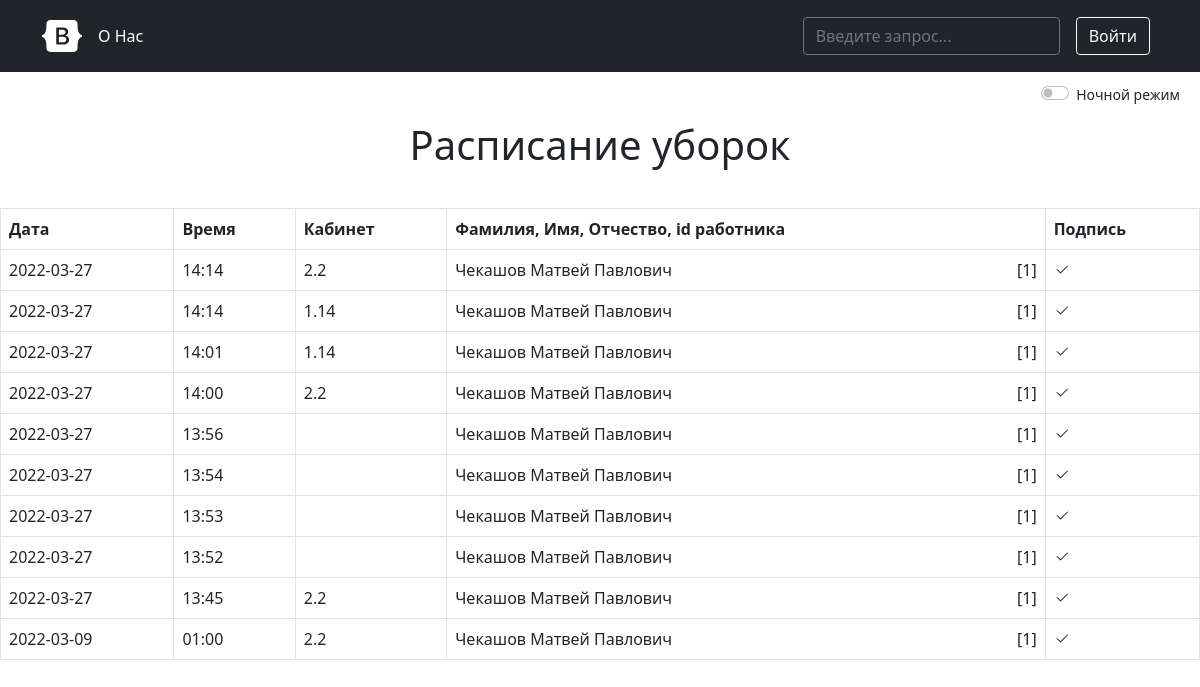
The page /schedules on the database as committed earlier.
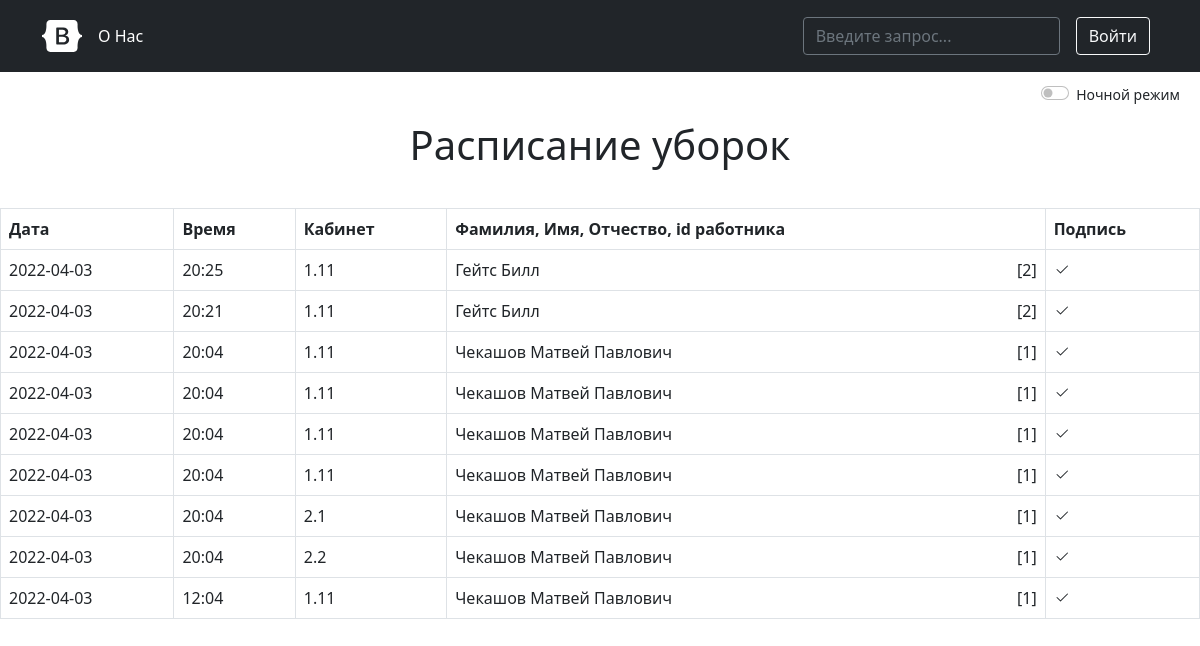
The same page on the database as committed later.
### models.py (models this page shows, shortened)
class ScheduleCleaning(db.Model):
    id = db.Column(db.Integer, primary_key=True)
    cabinet_id = db.Column(db.Integer, db.ForeignKey('cabinet.id'))
    user_id = db.Column(db.Integer, db.ForeignKey('user.id'))
    created_on = db.Column(db.DateTime, default=datetime.utcnow)
    updated_on = db.Column(db.DateTime, default=datetime.utcnow, onupdate=datetime.utcnow)

class Cabinet(db.Model):
    id = db.Column(db.Integer, primary_key=True)
    number = db.Column(db.String(48), nullable=False)
    created_on = db.Column(db.DateTime, default=datetime.utcnow)
    sc = db.relationship('ScheduleCleaning', backref='cabinet')

class User(db.Model, UserMixin):
    id = db.Column(db.Integer, primary_key=True)
    email = db.Column(db.String(64))
    login = db.Column(db.String(64), unique=True)
    name = db.Column(db.String(64), nullable=False)
    surname = db.Column(db.String(64), nullable=False)
    patronymic = db.Column(db.String(64))
    admin_status = db.Column(db.Boolean, default=False)
    password = db.Column(db.String(128), nullable=False)
    user_sc = db.relationship('ScheduleCleaning', backref='user')
    created_on = db.Column(db.DateTime, default=datetime.utcnow)
    __translate_dict = {'ь': '', 'ъ': '', 'а': 'a', 'б': 'b', 'в': 'v',
                        'г': 'g', 'д': 'd', 'е': 'e', 'ё': 'yo', 'ж': 'zh',
                        'з': 'z', 'и': 'i', 'й': 'y', 'к': 'k', 'л': 'l',
                        'м': 'm', 'н': 'n', 'о': 'o', 'п': 'p', 'р': 'r',
                        'с': 's', 'т': 't', 'у': 'u', 'ф': 'f', 'х': 'h',
                        'ц': 'ts', 'ч': 'ch', 'ш': 'sh', 'щ': 'sch', 'ы': 'yi',
                        'э': 'e', 'ю': 'yu', 'я': 'ya'}
    def login(self):
        pass

### controller.py (the view, shortened to what this page needs)
@app.route('/')
@app.route('/schedules')
def index():
    search = request.args.get('query')
    schedules = ScheduleCleaning.query.order_by(ScheduleCleaning.created_on.desc()).all()
    return render_template('index.html', schedules=schedules, User=User, Cabinet=Cabinet)

### controller.py (called while the page is built)
@app.after_request
def redirect_to_sign(response):
    if response.status_code == 401:
        return redirect(url_for('login'))
    return response

### templates/index.html (shortened to what this page needs)
<!DOCTYPE html>
<html lang="ru">
<head>
    <link href="https://cdn.jsdelivr.net/npm/bootstrap@5.1.3/dist/css/bootstrap.min.css" rel="stylesheet"
>
    <link type="text/css" rel="stylesheet" href="{{ url_for('static', filename='css/index.css') }}">
</head>
<body id="body">
{% include 'template/headers.html' %}
<div class="form-check form-switch" id="color_mode">
    <label style="float: right">
        <small>
            <input class="form-check-input" type="checkbox" id="ColorBackgroundMode"
                   onchange="controlColorBackgroundMode()">
            <label class="form-check-label" for="ColorBackgroundMode">Ночной режим</label>
        </small>
    </label>
</div>
<center><h1>Расписание уборок</h1></center>
<br>
<table class="table table-hover table-bordered">
    <tr>
        <th>Дата</th>
        <th>Время</th>
        <th>Кабинет</th>
        <th>Фамилия, Имя, Отчество, <span data-tooltip="Уникальный идентификатор пользователя">id</span> работника
        </th>
        <th>Подпись</th>
    </tr>
    {% for schedule in schedules %}
    {% set user = User.query.filter_by(id=schedule.user_id).first() %}
    {% set cabinet = Cabinet.query.filter_by(id=schedule.cabinet_id).first() %}
    <tr>
        <td>{{ schedule.created_on.strftime('%Y-%m-%d') }}</td>
        <td>{{ schedule.created_on.strftime('%H:%M') }}</td>
        <td>{{ cabinet.number }}</td>
        <td>{{ user.surname }} {{ user.name }} {{ user.patronymic }}<label id="id_worker"
                                                                           data-tooltip="Нажмите для детального просмотра"
                                                                           onclick="alert(
                                                                                   '{{ user.name }} {{ user.surname }} {{ user.patronymic }}, {{ user.email }}' +
                                                                                    '')">
            [{{ user.id }}]
        </label>
        </td>
        <td>
            <svg width="1em" height="1em" viewBox="0 0 16 16" class="bi bi-check2" fill="currentColor"
                 xmlns="http://www.w3.org/2000/svg">
                <path fill-rule="evenodd"
                      d="M13.854 3.646a.5.5 0 0 1 0 .708l-7 7a.5.5 0 0 1-.708 0l-3.5-3.5a.5.5 0 1 1 .708-.708L6.5 10.293l6.646-6.647a.5.5 0 0 1 .708 0z"/>
            </svg>
        </td>
    </tr>
    {% endfor %}
</table>
</body>
</html>

### templates/template/headers.html (shortened to what this page needs)
<head>
    <link href="https://cdn.jsdelivr.net/npm/bootstrap@5.1.3/dist/css/bootstrap.min.css" rel="stylesheet"
>
    <link href="{{ url_for('static', filename='css/headers.css') }}" rel="stylesheet">
</head>
<div id="site-head">
    <main class="site-header">
        <header class="p-3 bg-dark text-white">
            <div class="container">
                <div class="d-flex flex-wrap align-items-center justify-content-center justify-content-lg-start">
                    <a href="{{ url_for('index') }}"
                       class="d-flex align-items-center mb-2 mb-lg-0 text-white text-decoration-none">
                        <svg class="bi me-2" width="40" height="32" role="img" aria-label="Bootstrap">
                            <use xlink:href="#bootstrap"/>
                        </svg>
                    </a>
                    <ul class="nav col-12 col-lg-auto me-lg-auto mb-2 justify-content-center mb-md-0">
                        <li><a href="#" class="nav-link px-2 text-white">О Нас</a></li>
                    </ul>
                    <form class="col-12 col-lg-auto mb-3 mb-lg-0 me-lg-3" action="{{ url_for('index')}}">
                        <input type="search" class="form-control form-control-dark" placeholder="Введите запрос..."
                               aria-label="Поиск" name="query">
                    </form>
                    <div class="text-end">
                        {% if not current_user.is_authenticated %}
                        <button type="button" class="btn btn-outline-light me-2"
                                onclick="location.href=`{{ url_for('login') }}`">Войти
                        </button>
                        {% else %}
                        <button type="button" class="btn btn-outline-light me-2"
                                onclick="location.href=`{{ url_for('logout') }}`">Выйти
                        </button>
                        {% endif %}
                    </div>
                </div>
            </div>
        </header>
    </main>
</div>

### static/css/index.css (style rules this page uses)
body { background: white; }
center { margin-top: 15px; padding-bottom: 7px; }
#id_worker { float: right; }
#color_mode { margin-right: 20px; margin-top: 10px; }
[data-tooltip] { position: relative; }
[data-tooltip]::after { content: attr(data-tooltip); position: absolute; width: 116px; left: 0; top: 0; background: #3989c9; color: #fff; padding: 0.5em; box-shadow: 2px 2px 5px rgba(0, 0, 0, 0.3); pointer-events: none; opacity: 0; transition: 1s; font-size: 55%; border-radius: 7px; }

### static/css/headers.css (style rules this page uses)
.form-control-dark { color: #fff; background-color: var(--bs-dark); border-color: var(--bs-gray); }
.bi { vertical-align: -.125em; fill: currentColor; }

Rows that differ between the two databases and show on the page:
removed ScheduleCleaning: created_on "2022-03-27", created_on "14:14", {{ user.surname }} "Чекашов", {{ user.name }} "Матвей", {{ user.patronymic }} "Павлович", {{ user.id }} "1"
removed Cabinet: number "2.2"
removed ScheduleCleaning: created_on "2022-03-27", created_on "14:14", {{ user.surname }} "Чекашов", {{ user.name }} "Матвей", {{ user.patronymic }} "Павлович", {{ user.id }} "1"
removed Cabinet: number "1.14"
removed ScheduleCleaning: created_on "2022-03-27", created_on "14:01", {{ user.surname }} "Чекашов", {{ user.name }} "Матвей", {{ user.patronymic }} "Павлович", {{ user.id }} "1"
removed ScheduleCleaning: created_on "2022-03-27", created_on "14:00", {{ user.surname }} "Чекашов", {{ user.name }} "Матвей", {{ user.patronymic }} "Павлович", {{ user.id }} "1"
removed ScheduleCleaning: created_on "2022-03-27", created_on "13:56", {{ user.surname }} "Чекашов", {{ user.name }} "Матвей", {{ user.patronymic }} "Павлович", {{ user.id }} "1"
removed ScheduleCleaning: created_on "2022-03-27", created_on "13:54", {{ user.surname }} "Чекашов", {{ user.name }} "Матвей", {{ user.patronymic }} "Павлович", {{ user.id }} "1"
removed ScheduleCleaning: created_on "2022-03-27", created_on "13:53", {{ user.surname }} "Чекашов", {{ user.name }} "Матвей", {{ user.patronymic }} "Павлович", {{ user.id }} "1"
removed ScheduleCleaning: created_on "2022-03-27", created_on "13:52", {{ user.surname }} "Чекашов", {{ user.name }} "Матвей", {{ user.patronymic }} "Павлович", {{ user.id }} "1"
removed ScheduleCleaning: created_on "2022-03-27", created_on "13:45", {{ user.surname }} "Чекашов", {{ user.name }} "Матвей", {{ user.patronymic }} "Павлович", {{ user.id }} "1"
removed ScheduleCleaning: created_on "2022-03-09", created_on "01:00", {{ user.surname }} "Чекашов", {{ user.name }} "Матвей", {{ user.patronymic }} "Павлович", {{ user.id }} "1"
added ScheduleCleaning: created_on "2022-04-03", created_on "20:25"
added Cabinet: number "1.11"
now on this page (row unchanged): User: surname "Гейтс", name "Билл", id "2"
added ScheduleCleaning: created_on "2022-04-03", created_on "20:21"
added ScheduleCleaning: created_on "2022-04-03", created_on "20:04", {{ user.surname }} "Чекашов", {{ user.name }} "Матвей", {{ user.patronymic }} "Павлович", {{ user.id }} "1"
added ScheduleCleaning: created_on "2022-04-03", created_on "20:04", {{ user.surname }} "Чекашов", {{ user.name }} "Матвей", {{ user.patronymic }} "Павлович", {{ user.id }} "1"
added ScheduleCleaning: created_on "2022-04-03", created_on "20:04", {{ user.surname }} "Чекашов", {{ user.name }} "Матвей", {{ user.patronymic }} "Павлович", {{ user.id }} "1"
added ScheduleCleaning: created_on "2022-04-03", created_on "20:04", {{ user.surname }} "Чекашов", {{ user.name }} "Матвей", {{ user.patronymic }} "Павлович", {{ user.id }} "1"
added ScheduleCleaning: created_on "2022-04-03", created_on "20:04", {{ user.surname }} "Чекашов", {{ user.name }} "Матвей", {{ user.patronymic }} "Павлович", {{ user.id }} "1"
now on this page (row unchanged): Cabinet: number "2.1"
added ScheduleCleaning: created_on "2022-04-03", created_on "20:04", {{ user.surname }} "Чекашов", {{ user.name }} "Матвей", {{ user.patronymic }} "Павлович", {{ user.id }} "1"
added Cabinet: number "2.2"
added ScheduleCleaning: created_on "2022-04-03", created_on "12:04", {{ user.surname }} "Чекашов", {{ user.name }} "Матвей", {{ user.patronymic }} "Павлович", {{ user.id }} "1"
